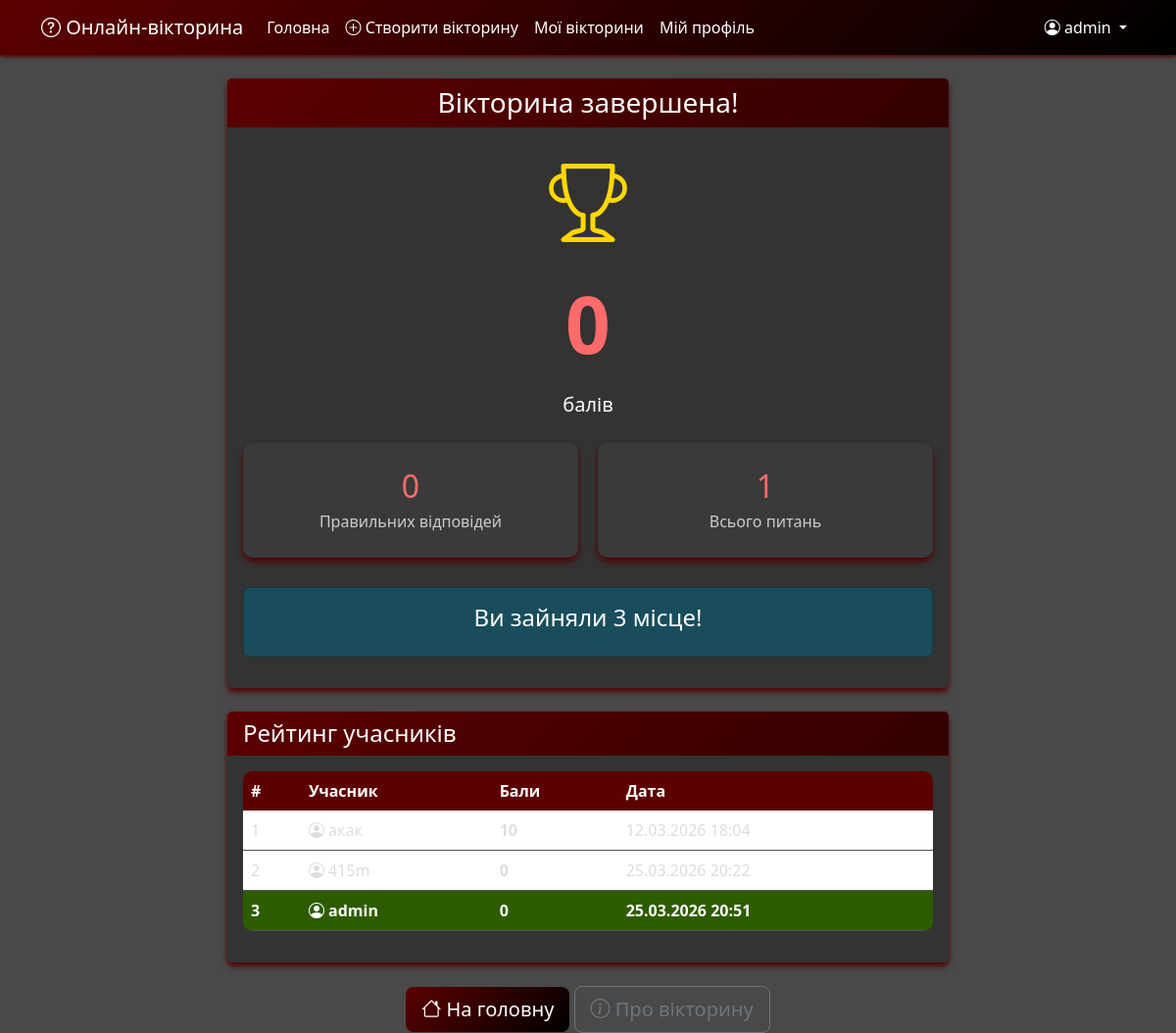
Page /results/20/ (signed in) on the committed database.
### quizzes/models.py (models this page shows, shortened)
class QuizSession(models.Model):
    quiz = models.ForeignKey(Quiz, on_delete=models.CASCADE, related_name='sessions', verbose_name="Вікторина")
    user = models.ForeignKey(User, on_delete=models.CASCADE, related_name='quiz_sessions', verbose_name="Користувач")
    started_at = models.DateTimeField(auto_now_add=True, verbose_name="Початок")
    completed_at = models.DateTimeField(null=True, blank=True, verbose_name="Завершення")
    score = models.IntegerField(default=0, verbose_name="Бали")
    is_completed = models.BooleanField(default=False, verbose_name="Завершено")
    class Meta:
        verbose_name = "Сесія вікторини"
        verbose_name_plural = "Сесії вікторин"
        unique_together = ['quiz', 'user', 'is_completed']

### quizzes/views.py (the view)
# urls.py: path('results/<int:session_id>/', views.quiz_results, name='quiz_results'),
@login_required
def quiz_results(request, session_id):
    session = get_object_or_404(QuizSession, id=session_id, user=request.user)
    if not session.is_completed:
        session.is_completed = True
        session.completed_at = timezone.now()
        session.save()
    total_questions = session.quiz.questions.count()
    correct_answers = session.answers.filter(is_correct=True).count()
    all_sessions = QuizSession.objects.filter(
        quiz=session.quiz,
        is_completed=True
    ).order_by('-score')[:10]
    rank = None
    for i, s in enumerate(all_sessions, 1):
        if s.id == session.id:
            rank = i
            break
    context = {
        'session': session,
        'quiz': session.quiz,
        'total_questions': total_questions,
        'correct_answers': correct_answers,
        'score': session.score,
        'all_sessions': all_sessions,
        'rank': rank,
    }
    return render(request, 'quizzes/results.html', context)

### quizzes/context_processors.py (called while the page is built)
def global_quiz_data(request):
    return {
        'total_quizzes_count': Quiz.objects.filter(is_active=True).count(),
        'is_playing': request.session.get('quiz_session_id') is not None,
    }

### quizzes/templates/quizzes/results.html (shortened to what this page needs)
{% extends 'base.html' %}
{% block body_class %}results-page{% endblock %}
{% block content %}
<div class="container mt-4">
    <div class="row">
        <div class="col-md-8 mx-auto">
            <div class="card text-center mb-4">
                <div class="card-header bg-success text-white">
                    <h3 class="mb-0">Вікторина завершена!</h3>
                </div>
                <div class="card-body">
                    <i class="bi bi-trophy trophy-icon"></i>
                    <h1 class="score-display mt-3">{{ score }}</h1>
                    <p class="lead">балів</p>
                    <div class="stats-grid mt-4">
                        <div class="stat-box">
                            <h3>{{ correct_answers }}</h3>
                            <p>Правильних відповідей</p>
                        </div>
                        <div class="stat-box">
                            <h3>{{ total_questions }}</h3>
                            <p>Всього питань</p>
                        </div>
                    </div>
                    {% if rank %}
                        <div class="alert alert-info mt-4">
                            <h4>Ви зайняли {{ rank }} місце!</h4>
                        </div>
                    {% endif %}
                </div>
            </div>
            <div class="card">
                <div class="card-header bg-primary text-white">
                    <h4 class="mb-0">Рейтинг учасників</h4>
                </div>
                <div class="card-body">
                    {% if all_sessions %}
                        <table class="table ranking-table">
                            <thead>
                                <tr>
                                    <th>#</th>
                                    <th>Учасник</th>
                                    <th>Бали</th>
                                    <th>Дата</th>
                                </tr>
                            </thead>
                            <tbody>
                                {% for s in all_sessions %}
                                    <tr {% if s.id == session.id %}class="current-user-row"{% endif %}>
                                        <td>{{ forloop.counter }}</td>
                                        <td>
                                            <i class="bi bi-person-circle"></i>
                                            {{ s.user.username }}
                                        </td>
                                        <td><strong>{{ s.score }}</strong></td>
                                        <td>{{ s.completed_at|date:"d.m.Y H:i" }}</td>
                                    </tr>
                                {% endfor %}
                            </tbody>
                        </table>
                    {% else %}
                        <p class="text-center">Поки що немає результатів інших учасників</p>
                    {% endif %}
                </div>
            </div>
            <div class="text-center mt-4">
                <a href="{% url 'home' %}" class="btn btn-primary btn-lg">
                    <i class="bi bi-house"></i> На головну
                </a>
                <a href="{% url 'quiz_detail' quiz.id %}" class="btn btn-outline-secondary btn-lg">
                    <i class="bi bi-info-circle"></i> Про вікторину
                </a>
            </div>
        </div>
    </div>
</div>
{% endblock %}

### quizzes/templates/menu.html (shortened to what this page needs)
<nav class="navbar navbar-expand-lg navbar-dark bg-primary">
    <div class="container">
        <a class="navbar-brand" href="{% url 'home' %}">
            <i class="bi bi-question-circle"></i> Онлайн-вікторина
        </a>
        <div class="collapse navbar-collapse" id="navbarMain">
            <ul class="navbar-nav me-auto mb-2 mb-lg-0">
                <li class="nav-item">
                    <a class="nav-link" href="{% url 'home' %}">Головна</a>
                </li>
                {% if user.is_authenticated %}
                    <li class="nav-item">
                        <a class="nav-link" href="{% url 'create_quiz' %}">
                            <i class="bi bi-plus-circle"></i> Створити вікторину
                        </a>
                    </li>
                    <li class="nav-item">
                        <a class="nav-link" href="{% url 'profile' %}#my-quizzes-section">Мої вікторини</a>
                    </li>
                    <li class="nav-item">
                        <a class="nav-link" href="{% url 'profile' %}">Мій профіль</a>
                    </li>
                {% endif %}
            </ul>
            <ul class="navbar-nav">
                {% if user.is_authenticated %}
                    <li class="nav-item dropdown">
                        <a class="nav-link dropdown-toggle" href="#" id="userDropdown" role="button" data-bs-toggle="dropdown">
                            <i class="bi bi-person-circle"></i> {{ user.username }}
                        </a>
                    </li>
                {% endif %}
            </ul>
        </div>
    </div>
</nav>

### static/css/style.css (style rules this page uses)
body { background-color: #494949; font-family: 'Segoe UI', sans-serif; color: #ffffff; margin: 0; padding: 0; }
.navbar, .novbar { background: linear-gradient(135deg, #5c0000 0%, #000000 100%); box-shadow: 0 2px 4px rgb(83, 1, 1); }
.navbar-brand, .nav-link { color: white !important }
.btn-primary { background: linear-gradient(135deg, #5c0000 0%, #000000 100%); border: none; color: white; transition: all 0.3s; }
.card { border: none; box-shadow: 0 4px 6px rgb(83, 1, 1); background-color: #333333; color: white; transition: transform 0.3s, box-shadow 0.3s; }
.card-header { background: linear-gradient(135deg, #5c0000 0%, #330000 100%) ; color: white; border-bottom: none; }
h1, h2, h3, h4, h5, h6 { color: white; }
.alert { background-color: #404040; color: white; border: 1px solid #5c0000; }
.alert-info { background-color: #1a4d5c; border-color: #0d3b47; }
.results-page .trophy-icon { font-size: 5rem; color: gold; text-align: center; }
.results-page .score-display { font-size: 5rem; font-weight: bold; color: #ff6b6b; margin: 20px 0; text-align: center; }
.stats-grid { display: grid; grid-template-columns: repeat(2, 1fr); gap: 20px; margin: 30px 0; }
.stat-box { background-color: #3a3a3a; padding: 25px; border-radius: 10px; text-align: center; box-shadow: 0 4px 6px rgb(83, 1, 1); }
.stat-box h3 { font-size: 2rem; margin-bottom: 5px; color: #ff6b6b; }
.stat-box p { color: #cccccc; margin: 0; }
.ranking-table { background-color: #3a3a3a; border-radius: 10px; overflow: hidden; }
.ranking-table th { background-color: #5c0000; color: white; border: none; }
.ranking-table td { color: #dddddd; border-color: #555555; }
.current-user-row { background-color: #2d5c00 !important; color: white; font-weight: bold; }
.current-user-row td { background-color: #2d5c00; color: white; }

### rows in the picture
QuizSession: user.username "акак", score "10", completed_at "12.03.2026 18:04"
QuizSession: user.username "415m", score "0", completed_at "25.03.2026 20:22"
QuizSession: user.username "admin", score "0", completed_at "25.03.2026 20:51"

### other values in the picture
{{ user.username }} "admin"
{{ score }} "0"
{{ correct_answers }} "0"
{{ total_questions }} "1"
{{ rank }} "3"
